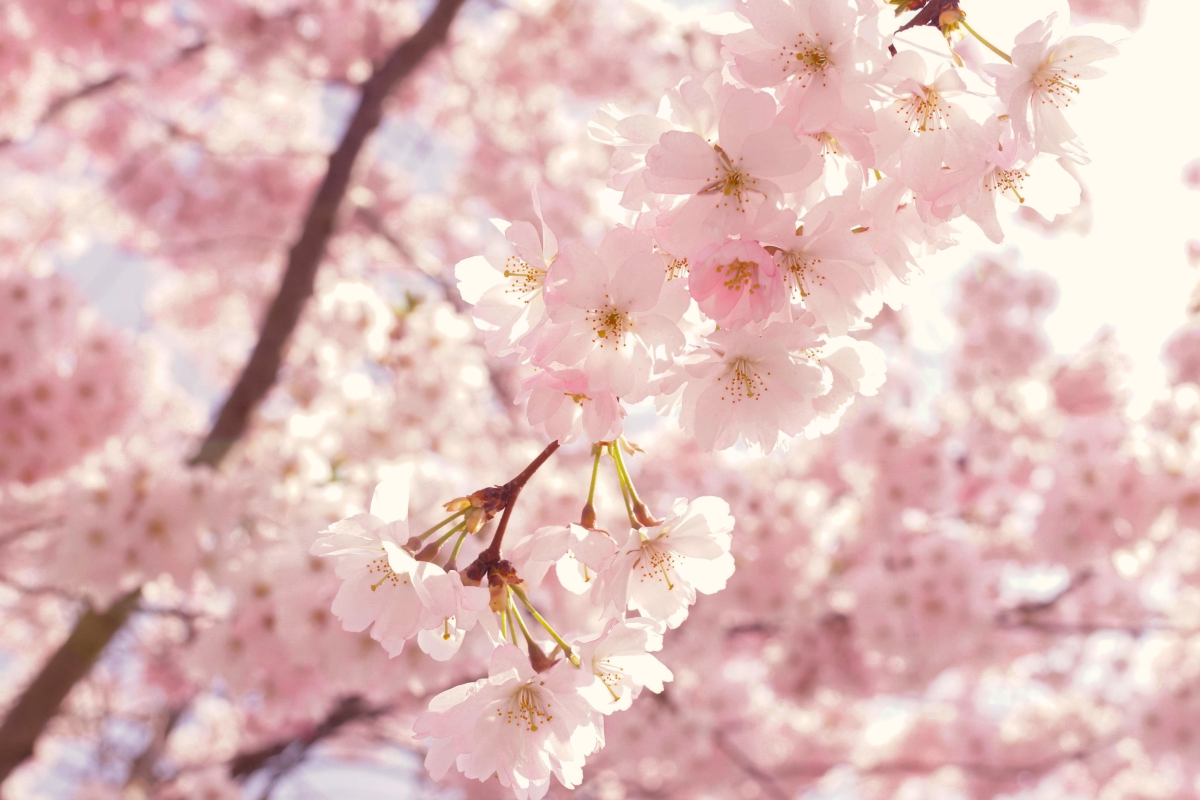
#> input picture cherry_blossom.jpg, 6000 x 4000 px (shown at 1/5 size)
$ python -i pillow.py   (imports and definitions only)
#> lines starting #> are read from the running program, lines starting #| are printed output that depends on the picture
#NOTE: the code may take some time to run. images may also take some time to show up too!
from PIL import Image, ImageFilter
import os

#define a welcome message, image opens to what the user inputs
def welcome():
    certain_image = input("Enter a number from 1-10 to choose an image of your choice. \n1 - for cherry blossoms, 2 - for earth, 3 - for icecream, 4 - for jellyfish, 5 - for kitten \n6 - for leaves, 7 - for miffy, 8 - nyan cat, 9 -  seal, or 10 - for stars: ")
#> the answer given: cherry_blossom.jpg
    certain_image = int(certain_image)

    if certain_image == 1:
        image_path = 'cherry_blossom.jpg'

    elif certain_image == 2:
        image_path = 'earth.jpg'

    elif certain_image == 3:
        image_path = 'icecream.jpg'

    elif certain_image == 4:
        image_path = 'jellyfish.jpg'

    elif certain_image == 5:
        image_path = 'kitten.jpg'

    elif certain_image == 6:
        image_path = 'leaves.jpg'

    elif certain_image == 7:
        image_path = 'miffy.jpg'

    elif certain_image == 8:
        image_path = 'nyan_cat.jpg'

    elif certain_image == 9:
        image_path = 'seal.jpg'

    elif certain_image == 10:
        image_path = 'stars.jpg'

    else:
        print("Invalid input. Please choose a number from 1-10.")
        return welcome()

    image = Image.open(image_path)
    image.show()
    return image

# [51 lines left out: functions png_image, rotate_image, blur_image, blacknwhite_image, edges_image, not called in this run]


def welcome_2(image):
    folder_name = 'pngs'
    choice = input("Great! Now let's manipulate the image. Pick the following by entering the abbreviated form:\nRotate (R), Black and White (W), Blur (B), or Edge Embossment (E): ").lower()
    if choice == "R".lower():
        rotate_image(image)
    elif choice == "B".lower():
        blur_image(image)
    elif choice == "W".lower():
        blacknwhite_image(image)
    elif choice== "E".lower() :
        edges_image(image)
    else:
        print("Invalid choice.Please try again.")
        welcome_2(image)
    choice = (input("Enter your choice: Convert image to png (P), or quit(Q): ")).lower()
    if choice == "P".lower():
        png_image(image, folder_name)
        exit()
    elif choice == "Q".lower():
        exit()
    else:
        print("Invalid choice. Please try again: ")

# [27 lines left out: function save_image, not called in this run]

#asks user what size image they want
#if user inputs a different size other than the listed, an invalid message is printed
# [1 line that did not run here, left out]
# [1 line not run here, left out]
# [1 line that did not run here, left out]
# [2 lines not run here, left out]

>>> import cv2
>>> picture = cv2.imread('cherry_blossom.jpg', cv2.IMREAD_GRAYSCALE)
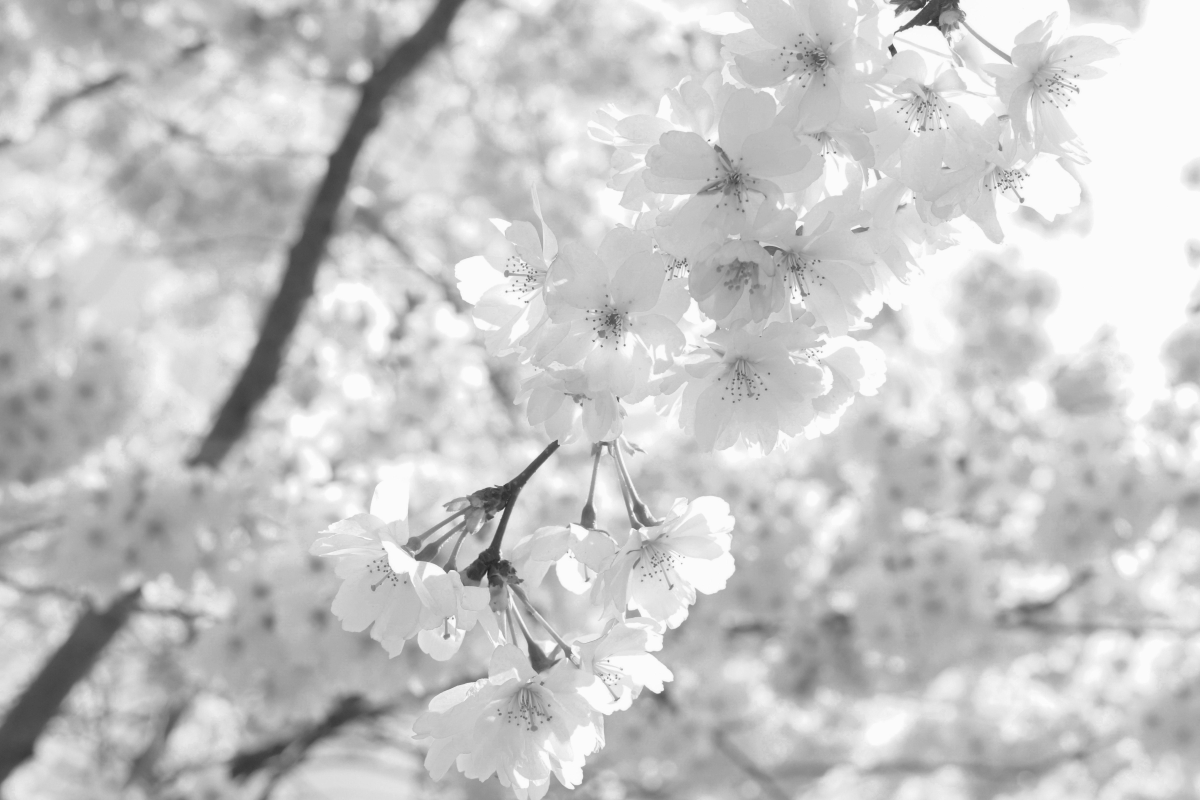
#> picture: shape (4000, 6000) (shown at 1/5 size); min 26, max 255, mean 198.9
>>> result = welcome_2(picture)
#> the answer given: cherry_blossom.jpg
#> the answer given: cherry_blossom.jpg
#> (the run stopped early here; a loop or call above may not have finished)
